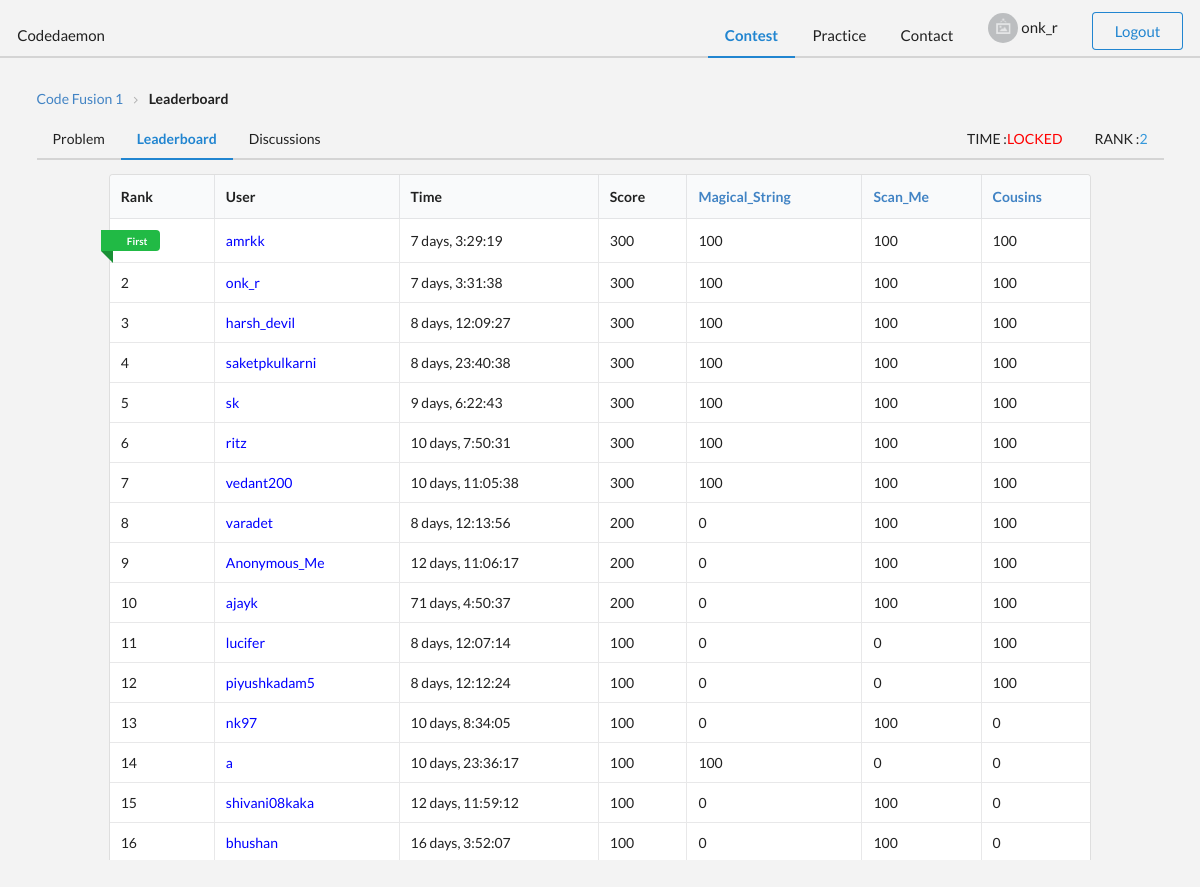
The app's page /Leader/1 (signed in) with its own data.
### login/models.py (models this page shows)
class User(models.Model):
	name=models.CharField(max_length=250)
	username=models.CharField(max_length=250)
	password=models.CharField(max_length=250)
	email=models.EmailField(max_length=250)
	contact=models.CharField(max_length=10)
	clgname=models.CharField(max_length=250)
	languages=models.CharField(max_length=250)
	experience=models.CharField(max_length=250)
	def __str__(self):
	    return self.username

### home/models.py (models this page shows, shortened)
class Contest(models.Model):
	con_name=models.CharField(max_length=250)
	con_date=models.DateField(blank=True)
	start_time=models.DateTimeField(blank=True)
	start = models.CharField(max_length=100)
	end_time=models.DateTimeField(blank=True)
	end = models.CharField(max_length=100)
	org_name=models.CharField(max_length=250)
	image=models.CharField(max_length=250)
	tagline=models.CharField(max_length=250)
	disc=models.TextField()
	rules=models.TextField()
	prize=models.TextField()
	scoring=models.TextField()

### Leader/views.py (the view)
# urls.py: url(r'^(?P<cont_id>[0-9]+)$',views.leader ,name='leader'),
def leader(request,cont_id):
    cont=apps.get_model(app_label='Leader', model_name="cont_"+str(cont_id))
    meta = create.splitm(cont._meta.get_fields())
    contest_temp = Contest.objects.get(id=cont_id)
    time = contest_temp.start_time
    contest=Contest.objects.get(id=cont_id)
    time = time.replace(microsecond = 0)
    res=cont.objects.all()
    events=create.get_table(res,meta,time)
    user = get_object_or_404(User,username=get_u(request))
    meta[0] = 'Rank'
    meta[1] = 'User'
    meta[2] = 'Time'
    meta[3] = 'Score'
    return render(request,'Leader/index.html',{'participents':events,'fields':meta,'cont_id':cont_id, 'time':time,'contest':contest,'end':str(contest.end_time)[:16:],'Rank':get_rank(user.id,contest.id)})

### Leader/create.py (called while the page is built)
def splitm(meta):
    a=[]
    for i in meta:
        j = str(i).split('.')
        a.append(j[2])
    return a

def get_table(cont,fields, time_temp):
    events=[]
    for user in cont:
        tmp=[]
        for val in fields:
            attr_temp = getattr(user, val)
            if val == 'sub_time':
                attr_temp = attr_temp.replace(microsecond = 0)
                attr_temp = attr_temp - time_temp
            tmp.append(attr_temp)
        events.append(tmp)
    return events

### Leader/views.py (called while the page is built)
def get_rank(user,contest_id):
	cont=apps.get_model(app_label='Leader', model_name="cont_"+str(contest_id))
	me = cont.objects.get(user=User.objects.get(id=user))
	all_users  = cont.objects.all()
	for rank,u in enumerate(all_users):
		if u == me:
			return rank+1

### home/views.py (called while the page is built)
def get_u(request):
	try:
		u = request.session['user']
	except:
		return ''
	return u

### Leader/templates/Leader/index.html (shortened to what this page needs)
{% extends 'home/base.html' %}
{% load staticfiles %}
{% block body %}
<body style="background-color:#f3f3f3">
  <div class="ui blue large secondary pointing menu">
    <a class="ui item " href="{% url 'home:contest' %}">
      Codedaemon
    </a>
    <div class="right menu">
      <a class="ui active item" href="{% url 'home:contest' %}">
        Contest
      </a>
      <a class="ui item">
        Practice
      </a><a class="ui item" href="{% url 'home:contactPage' %}">
        Contact
      </a>
      <a class="ui item" href="{% url 'home:profile' %}">
      <img class="ui avatar image" src="{% static 'square-image.png' %}">
        <span>{{ request.session.user }}</span>
      </a>
      <div class="item">
          <a class="ui basic blue button" href="{% url 'home:logout' %}">Logout</a>
      </div>
    </div>
  </div>
<br>
<div class="ui container">
  <div class="ui breadcrumb" style="background-color:#f3f3f3;">
    <a class="section" href="{% url 'home:contest_info' contest.id %}">{{ contest.con_name }}</a>
    <i class="right angle icon divider"></i>
    <div class="active section">Leaderboard</div>
  </div>
  <div class="ui blue secondary pointing menu">
    <a class="ui item" href="{% url 'home:contest_details' contest.id %}">
        Problem
      </a>
      <a class="ui active item" href="{% url 'Leader:leader' contest.id %}">
        Leaderboard
      </a>
      <a class="ui item" href="{% url 'discussion:disc' contest.id %}">
        Discussions
      </a>
      <div class="right menu">
        <a class="ui item">
          TIME  : <span id="demo" style="color:#3498DB;"></span>
        </a>
        <a class="ui item">
          RANK  : <span style="color:#3498DB;">{{ Rank }}</span>
        </a>
      </div>
  </div>
  <div class="ui grid">
    <div class="one wide column">
    </div>
    <div class="fourteen wide column" style="overflow:scroll; height:700px;">
      <table class="ui celled table" >
        <thead>
          <tr>
                {% for i in fields %}
                    {% if forloop.counter >= 5 %}
                    <th><a href="{% url 'Compile_run:index' i %}">{{ i }}</a></th>
                    {% else %}
                        <th>{{ i }}</th>
                    {% endif %}
                {% endfor %}
          </tr>
        </thead>
        <tbody>
          {% for user in participents %}
             <tr>
                     <td>
                      {% if forloop.counter == 1 %}
                        <div class="ui tiny ribbon green label">First</div>
                      {% else %}
                        {{forloop.counter}}
                      {% endif %}
                     </td>
                     {% for i in user %}
                         {% if forloop.counter == 2 %}
                            <td style="color:blue;">{{ i }} </td>
                         {% elif forloop.counter != 1 %}
                             <td>{{i}}</td>
                         {% endif %}
                     {% endfor %}
             </tr>
           {% endfor %}
        </tbody>
      </table>
    </div>
  </div>
</div>
{% endblock %}

### records on screen
User: session.user "onk_r", username "onk_r", user "7 days, 3:31:38" "300" "100" "100" "100"
Contest: con_name "Code Fusion 1"
User: shows "First", username "amrkk", user "7 days, 3:29:19" "300" "100" "100" "100"
User: username "harsh_devil", user "8 days, 12:09:27" "300" "100" "100" "100"
User: username "saketpkulkarni", user "8 days, 23:40:38" "300" "100" "100" "100"
User: username "sk", user "9 days, 6:22:43" "300" "100" "100" "100"
User: username "ritz", user "10 days, 7:50:31" "300" "100" "100" "100"
User: username "vedant200", user "10 days, 11:05:38" "300" "100" "100" "100"
User: username "varadet", user "8 days, 12:13:56" "200" "0" "100" "100"
User: username "Anonymous_Me", user "12 days, 11:06:17" "200" "0" "100" "100"
User: username "ajayk", user "71 days, 4:50:37" "200" "0" "100" "100"
User: username "lucifer", user "8 days, 12:07:14" "100" "0" "0" "100"
User: username "piyushkadam5", user "8 days, 12:12:24" "100" "0" "0" "100"
User: username "nk97", user "10 days, 8:34:05" "100" "0" "100" "0"
User: username "a", user "10 days, 23:36:17" "100" "100" "0" "0"
User: username "shivani08kaka", user "12 days, 11:59:12" "100" "0" "100" "0"
User: username "bhushan", user "16 days, 3:52:07" "100" "0" "100" "0"

### other values on screen
{{ Rank }} "2"
{{ i }} "Rank" "User" "Time" "Score"
{{ i }} "Magical_String" "Scan_Me" "Cousins"
